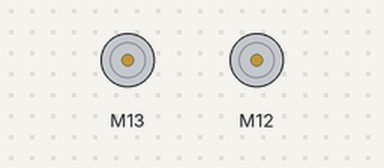
Bench run of a sketch on a simulated ESP32. Parts: 2 × DC motor (green arrow = forward, orange = backward, longer = faster).

Above: at 0.0 s.
At 2.0 s:
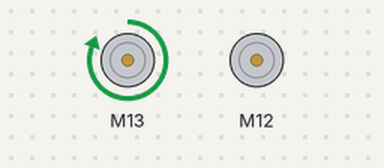
At 16.0 s:
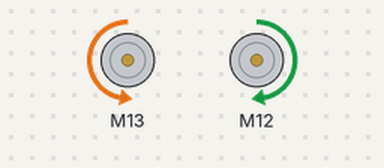
At 29.1 s:
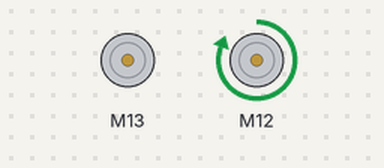
Timing chart, 0 to 40.0 s (numbered marks = the images above):
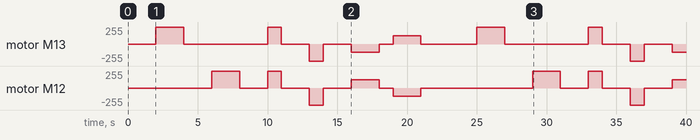

Measured:
- by itself, motor M13: stopped → forward 255/255 at 2.0 s, → stopped 2.0 s later, → forward 255/255 6.0 s later, → stopped 1.0 s later, … (17 changes in this stretch)
- by itself, motor M12: stopped → forward 255/255 at 6.0 s, → stopped 2.0 s later, → forward 255/255 2.0 s later, → stopped 1.0 s later, … (17 changes in this stretch)

The sketch:

ESP32_2wheel_robot_tb6612.ino
```cpp
// Simple 2 Wheel robot demonstrating the use of the ESP32 and the TB6612FNG Motor Controller

// This is a modified version of the sparkfun Dual Motor Controller TB6612FNG example sketch
// Which can be found here. https://www.sparkfun.com/products/14450?gclid=Cj0KCQiA6LyfBhC3ARIsAG4gkF8E3EeZWggXUgO7oEWK2d7iwPDjHLctu7CT5xEef9ki6SXmh0vvJ7waAuB7EALw_wcB
// The Library has been modified for the ESP32 by Pablo López
// It can be downloaded from Github https://github.com/pablopeza/TB6612FNG_ESP32
// Download the Zip file and install it in the Arduino IDE by clicking Sketch/ Include Library / Add Zip Library

// #include <Arduino.h>
#include <TB6612_ESP32.h>

// *** Wiring connections from ESP32 to TB6612FNG Motor Controller ***

#define AIN1 13 // ESP32 Pin D13 to TB6612FNG Pin AIN1
#define BIN1 12 // ESP32 Pin D12 to TB6612FNG Pin BIN1
#define AIN2 14 // ESP32 Pin D14 to TB6612FNG Pin AIN2
#define BIN2 27 // ESP32 Pin D27 to TB6612FNG Pin BIN2
#define PWMA 26 // ESP32 Pin D26 to TB6612FNG Pin PWMA
#define PWMB 25 // ESP32 Pin D25 to TB6612FNG Pin PWMB
#define STBY 33 // ESP32 Pin D33 to TB6612FNG Pin STBY

// *** Wiring connections from TB6612FNG Motor Controller to the Motors ***

// Connect the leads from your motors, don't worry if you don't get them correct the first time
// Motor 1 should go to A01 and A02
// Motor 2 should go to B01 and B02
// If the motors are NOT turning in the right direction reverse the pins (for example the A01 and A02) pins
// If the left and right motors are reversed then swap the A01 and A02 wires to the B01 and B02 pins

// *** Wiring connections from the Battery Pack to the ESP32 and TB6612FNG Motor Controller ***

// A 4 Cell battery pack was used to supply 6 Volts of DC current to the robot and to the ESP32
// A wire splitter was used to connect the Positive (+) side of the Battery pack to the VIN pin of the ESP32,
// and to the VM pin of the TB6612FNG Motor Controller.
// Another wire splitter was used to connect the Negative (-) side of the Battery pack to the GND pin of the ESP32,
// and to the GND pin of the TB6612FNG Motor Controller


// these constants are used to allow you to make your motor configuration
// line up with function names like forward.  Value can be 1 or -1
const int offsetA = 1;
const int offsetB = 1;

Motor motor1 = Motor(AIN1, AIN2, PWMA, offsetA, STBY,5000 ,8,1 );
Motor motor2 = Motor(BIN1, BIN2, PWMB, offsetB, STBY,5000 ,8,2 );

// Initializing motors.  The library will allow you to initialize as many
// motors as you have memory for.  If you are using functions like forward
// that take 2 motors as arguements you can either write new functions or
// call the function more than once.


void setup()
{

}

void loop()
{

     delay(2000); // Short delay to catch your robot

     //Use of the drive function which takes as arguements the speed
     //and optional duration.  A negative speed will cause it to go
     //backwards.  Speed can be from -255 to 255.  Also use of the
     //brake function which takes no arguements.
     motor1.drive(255,2000);       // Turn Motor 1 for 2 seconds at full speed
     //motor1.drive(-255,2000);
     motor1.brake();
     delay(2000);

     //Use of the drive function which takes as arguements the speed
     //and optional duration.  A negative speed will cause it to go
     //backwards.  Speed can be from -255 to 255.  Also use of the
     //brake function which takes no arguements.
     motor2.drive(255,2000);        // Turn Motor 2 for 2 seconds at full speed
     //motor2.drive(-255,2000);
     motor2.brake();
     delay(2000);

     //Use of the forward function, which takes as arguements two motors
     //and optionally a speed.  If a negative number is used for speed
     //it will go backwards
     forward(motor1, motor2, 255);        // Forward Motor 1 and Motor 2 for 1 seconds at full speed
     delay(1000);

     // Brake
     brake(motor1, motor2);     // Stop Motor 1 and Motor 2 for 2 seconds
     delay(2000);

     //Use of the back function, which takes as arguments two motors
     //and optionally a speed.  Either a positive number or a negative
     //number for speed will cause it to go backwards
     back(motor1, motor2, -255);         // Reverse Motor 1 and Motor 2 for 1 seconds at full speed
     delay(1000);

     // Brake again
     brake(motor1, motor2);       // Stop Motor 1 and Motor 2 for 2 seconds
     delay(2000);

     //Use of the left and right functions which take as arguements two
     //motors and a speed.  This function turns both motors to move in
     //the appropriate direction.  For turning a single motor use drive.
     left(motor1, motor2, 255);
     delay(2000);
     brake(motor1, motor2);
     delay(1000);
     right(motor1, motor2, 255);
     delay(2000);

     // Brake again
     brake(motor1, motor2);       // Stop Motor 1 and Motor 2 for 2 seconds
     delay(2000);

}
```
